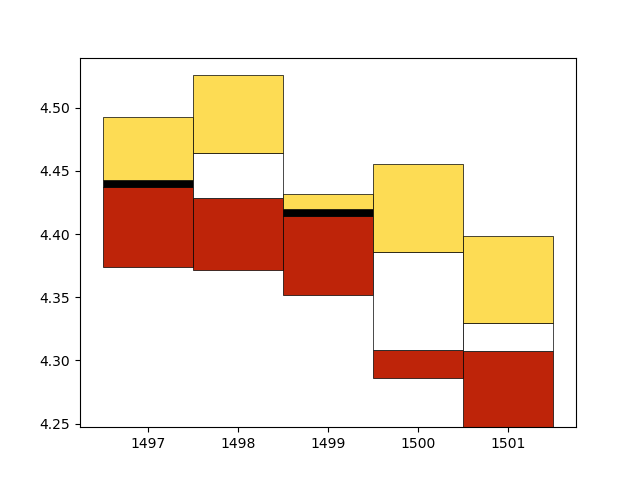

The Python source for this figure:
import pandas as pd
import numpy as np
import matplotlib.pyplot as plt
from matplotlib.backends.backend_agg import FigureCanvasAgg
from PIL import Image

df = pd.read_csv("NFLX.csv")  # Reading the data

current_index = 1500
window_size = 5
w = 1.0
lw = 0.5


for i in range(current_index - window_size + 1, current_index + 1):
    data = df[['Low', 'Close', 'Open', 'High']].iloc[i].values

    if data[2] > data[1]:
        plt.bar(i + 1, data[1] - data[0], width=w, bottom=data[0], color='#be2409', edgecolor='Black', linewidth=lw)
        plt.bar(i + 1, data[2] - data[1], width=w, bottom=data[1], color='White', edgecolor='Black', linewidth=lw)
        plt.bar(i + 1, data[3] - data[2], width=w, bottom=data[2], color='#fddc54', edgecolor='Black', linewidth=lw)
    else:
        plt.bar(i + 1, data[2] - data[0], width=w, bottom=data[0], color='#be2409', edgecolor='Black', linewidth=lw)
        plt.bar(i + 1, data[1] - data[2], width=w, bottom=data[2], color='Black', edgecolor='Black', linewidth=lw)
        plt.bar(i + 1, data[3] - data[1], width=w, bottom=data[1], color='#fddc54', edgecolor='Black', linewidth=lw)

plt.savefig('test.png')
im = Image.open('test.png').convert("RGB")

reduced_size = [84, 84]
im = im.resize(reduced_size, resample=0)

# convert to numpy
im_data = np.asarray(im)
im.save('small_test.png')
print(im_data)